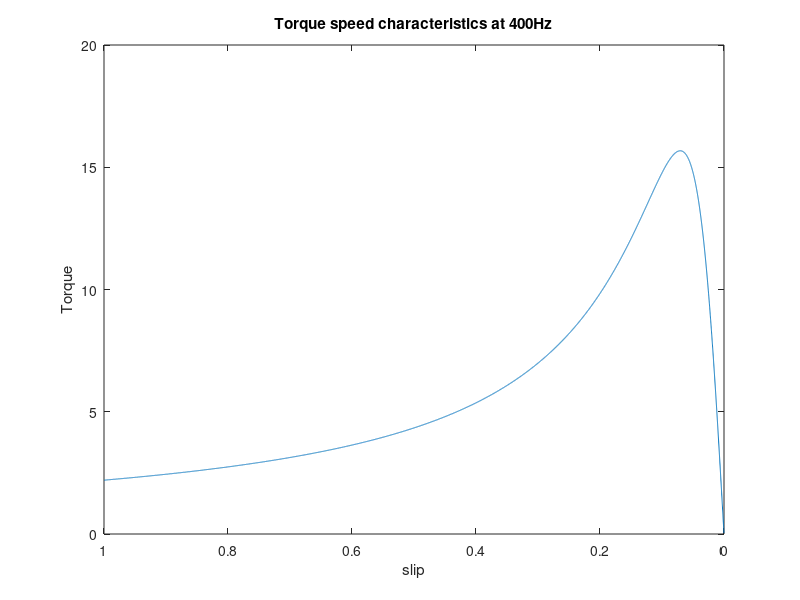
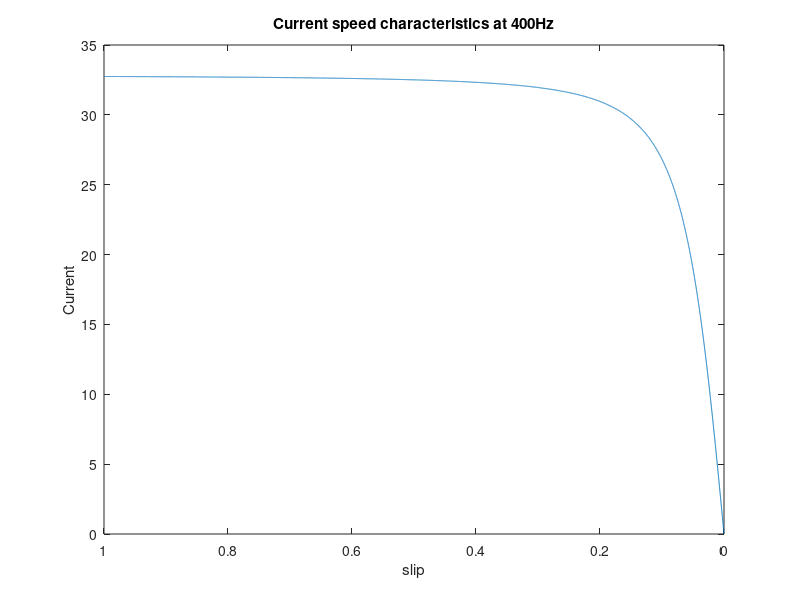
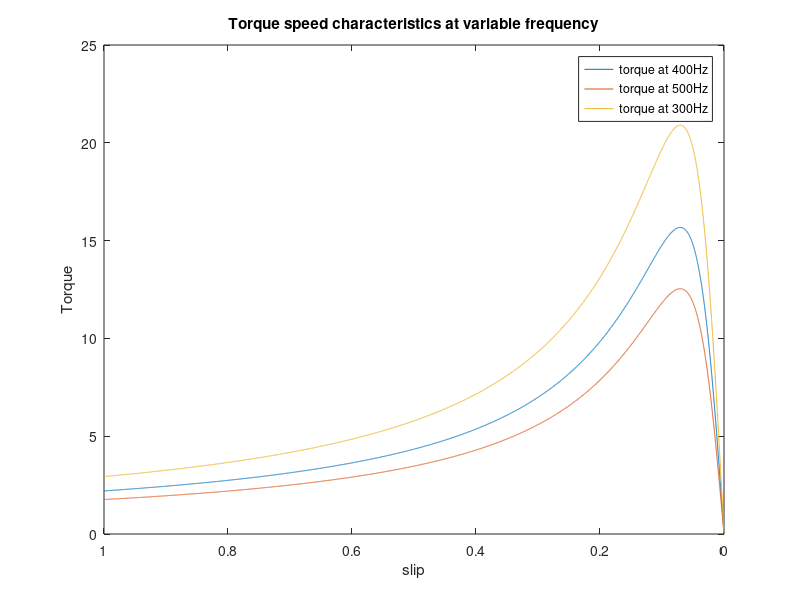
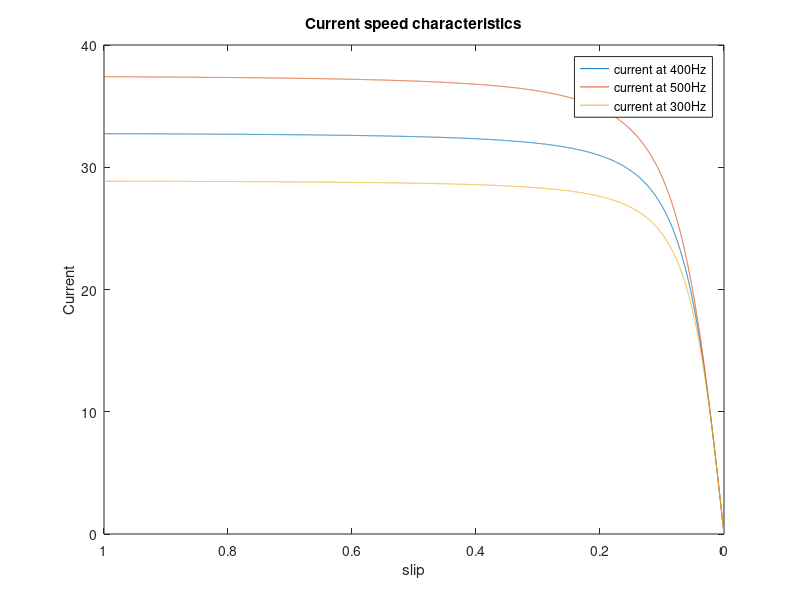

Write the MATLAB code that produced these figures, in order.
clear variables
clc 
%% Parameters given:
Vs = 200;
Power = 7460;
Rs = 0.5;
Rr = 0.43;
Im = 0.03;
Lm = 0.03;
%% Part 1 Choose Frequency
fs = 400;
%% Part 2 Choose Synchronous Speed Ns, and then number of poles
P = 8;
Ns = 120*fs/P;
Nr = Ns;
%% Part 3 Choose Full load slip, then calculate shaft torque Td
slip = 0.025;
wr = 2*pi*Nr/60;
ws = 2*pi*Ns/60;
Td = Power/wr
Ir = sqrt((Td*slip*ws)/(3*Rr));
Xeq = sqrt((Vs^2/Ir^2)-(Rs+(Rr/slip))^2);
%% Part 4 Calculate Stator Current
Xm = Lm*(2*pi*fs);
Im = Vs/Xm;
Ic = 0;
Io = Ic + Im;
Is = Io+Ir
Torquesimulink = Power/ws;
%% Part 5 Calculate Stator and Rotor Inductance, Ls and Lr, in mH
Xs = abs(Xeq/2);
Xr = Xs;
Lr = Xr/(2*pi*fs)
Ls = Xs/(2*pi*fs)

%% Part 6: Plotting Torque Speed and Current Speed Characteristics
figure;
slip=0.0001:0.0001:1;
wr = 2*pi*Nr/60;
ws = 2*pi*Ns/60;
torque = (3.*Vs.^2.*Rr)./(slip.*ws.*((Rs+(Rr./slip).^2)+(Xs+Xr).^2));
Xeq = sqrt(((3.*Vs.^2.*Rr)-(torque.*slip.*ws.*((Rs+(Rr./slip)).^2)))/(torque.*slip.*ws));

plot(slip,torque);
hold on
set(gca,'xdir','reverse');
xlabel("slip");
ylabel("Torque");
title("Torque speed characteristics at 400Hz");

Ir = sqrt((torque.*slip.*ws)./(3.*Rr));

figure;
plot(slip,Ir);
set(gca,'xdir','reverse')
xlabel("slip")
ylabel("Current")
title("Current speed characteristics at 400Hz")
%% Plotting graphs at different frequencies
figure;
plot(slip,torque);
hold on

%% 125%
fs = 400*1.25;
P = 8;
Ns = 120*fs/P;
slip=0.0001:0.0001:1;
ws = 2*pi*Ns/60;
torque = (3.*Vs.^2.*Rr)./(slip.*ws.*((Rs+(Rr./slip).^2)+(Xs+Xr).^2));
plot(slip,torque);

%% 75% Frequency
fs = 400*0.75;
P = 8;
Ns = 120*fs/P;
slip=0.0001:0.0001:1;
ws = 2*pi*Ns/60;
torque = (3.*Vs.^2.*Rr)./(slip.*ws.*((Rs+(Rr./slip).^2)+(Xs+Xr).^2));
plot(slip,torque);

set(gca,'xdir','reverse');
xlabel("slip");
ylabel("Torque");
title("Torque speed characteristics at variable frequency");
legend('torque at 400Hz','torque at 500Hz','torque at 300Hz')

%% Current
%% 100% Frequency
figure;
fs = 400;
Ns = 120*fs/P;
slip=0.0001:0.0001:1;
ws = 2*pi*Ns/60;
torque = (3.*Vs.^2.*Rr)./(slip.*ws.*((Rs+(Rr./slip).^2)+(Xs+Xr).^2));
Ir = sqrt((torque.*slip.*ws)./(3.*Rr));
plot(slip,Ir)
hold on

%% 125%
fs = 400*1.25;
Ns = 120*fs/P;
slip=0.0001:0.0001:1;
ws = 2*pi*Ns/60;
Xeq = sqrt(((3.*Vs.^2.*Rr)-(torque.*slip.*ws.*((Rs+(Rr./slip)).^2)))/(torque.*slip.*ws));
torque = (3.*Vs.^2.*Rr)./(slip.*ws.*((Rs+(Rr./slip).^2)+(Xeq).^2));
Ir = sqrt((torque.*slip.*ws)./(3.*Rr));
plot(slip,Ir);

%% 75%
fs = 400*0.75;
Ns = 120*fs/P;
Nr = Ns;
slip=0.0001:0.0001:1;
wr = 2*pi*Nr/60;
ws = 2*pi*Ns/60;
Xeq = sqrt(((3.*Vs.^2.*Rr)-(torque.*slip.*ws.*((Rs+(Rr./slip)).^2)))/(torque.*slip.*ws));
torque = (3.*Vs.^2.*Rr)./(slip.*ws.*((Rs+(Rr./slip).^2)+(Xeq).^2));
Ir = sqrt((torque.*slip.*ws)./(3.*Rr));

plot(slip,Ir);

set(gca,'xdir','reverse')
xlabel("slip")
ylabel("Current")
title("Current speed characteristics")
legend('current at 400Hz','current at 500Hz','current at 300Hz')